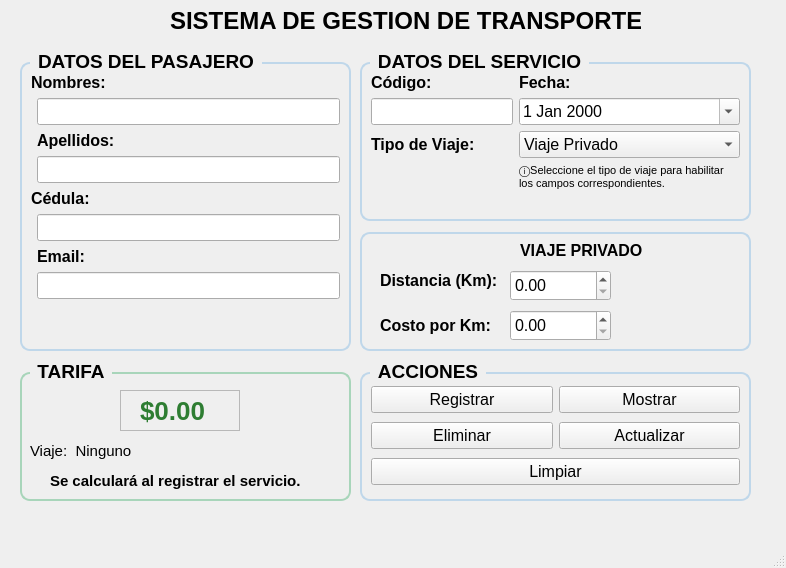
<?xml version="1.0" encoding="UTF-8"?>
<ui version="4.0">
 <class>MainWindow</class>
 <widget class="QMainWindow" name="MainWindow">
  <property name="geometry">
   <rect>
    <x>0</x>
    <y>0</y>
    <width>786</width>
    <height>568</height>
   </rect>
  </property>
  <property name="font">
   <font>
    <pointsize>12</pointsize>
   </font>
  </property>
  <property name="windowTitle">
   <string>MainWindow</string>
  </property>
  <widget class="QWidget" name="centralwidget">
   <widget class="QLabel" name="lblregistro">
    <property name="geometry">
     <rect>
      <x>170</x>
      <y>0</y>
      <width>471</width>
      <height>41</height>
     </rect>
    </property>
    <property name="font">
     <font>
      <family>Segoe UI</family>
      <pointsize>18</pointsize>
      <weight>75</weight>
      <italic>false</italic>
      <bold>true</bold>
     </font>
    </property>
    <property name="text">
     <string>SISTEMA DE GESTION DE TRANSPORTE</string>
    </property>
   </widget>
   <widget class="QGroupBox" name="gbpasajero">
    <property name="geometry">
     <rect>
      <x>20</x>
      <y>50</y>
      <width>331</width>
      <height>301</height>
     </rect>
    </property>
    <property name="font">
     <font>
      <family>Segoe UI</family>
      <pointsize>14</pointsize>
      <weight>75</weight>
      <bold>true</bold>
     </font>
    </property>
    <property name="styleSheet">
     <string notr="true">QGroupBox{
    border: 2px solid #BFD7EA;
    border-radius:10px;
    margin-top:12px;
    font-weight:bold;
}

QGroupBox::title{
    subcontrol-origin: margin;
    left:10px;
    padding:0 5px;
}</string>
    </property>
    <property name="title">
     <string>DATOS DEL PASAJERO</string>
    </property>
    <layout class="QFormLayout" name="formLayout_2">
     <item row="0" column="0" colspan="2">
      <widget class="QLabel" name="lblnombre">
       <property name="font">
        <font>
         <pointsize>12</pointsize>
         <weight>75</weight>
         <bold>true</bold>
        </font>
       </property>
       <property name="text">
        <string>Nombres:</string>
       </property>
      </widget>
     </item>
     <item row="1" column="1">
      <widget class="QLineEdit" name="txtnombre">
       <property name="font">
        <font>
         <pointsize>12</pointsize>
         <weight>50</weight>
         <bold>false</bold>
        </font>
       </property>
      </widget>
     </item>
     <item row="2" column="1">
      <widget class="QLabel" name="lblapellido">
       <property name="font">
        <font>
         <pointsize>12</pointsize>
         <weight>75</weight>
         <bold>true</bold>
        </font>
       </property>
       <property name="text">
        <string>Apellidos:</string>
       </property>
      </widget>
     </item>
     <item row="4" column="1">
      <widget class="QLineEdit" name="txtapellido">
       <property name="font">
        <font>
         <pointsize>12</pointsize>
         <weight>50</weight>
         <bold>false</bold>
        </font>
       </property>
      </widget>
     </item>
     <item row="5" column="0" colspan="2">
      <widget class="QLabel" name="lblcedula">
       <property name="font">
        <font>
         <family>Segoe UI</family>
         <pointsize>12</pointsize>
         <weight>75</weight>
         <bold>true</bold>
        </font>
       </property>
       <property name="text">
        <string>Cédula:</string>
       </property>
      </widget>
     </item>
     <item row="6" column="1">
      <widget class="QLineEdit" name="txtcedula">
       <property name="font">
        <font>
         <pointsize>12</pointsize>
         <weight>50</weight>
         <bold>false</bold>
        </font>
       </property>
      </widget>
     </item>
     <item row="8" column="1">
      <widget class="QLabel" name="lblemail">
       <property name="font">
        <font>
         <pointsize>12</pointsize>
         <weight>75</weight>
         <bold>true</bold>
        </font>
       </property>
       <property name="text">
        <string>Email: </string>
       </property>
      </widget>
     </item>
     <item row="9" column="1">
      <widget class="QLineEdit" name="txtemail">
       <property name="font">
        <font>
         <pointsize>12</pointsize>
         <weight>50</weight>
         <bold>false</bold>
        </font>
       </property>
      </widget>
     </item>
    </layout>
   </widget>
   <widget class="QGroupBox" name="gbservicio">
    <property name="geometry">
     <rect>
      <x>360</x>
      <y>50</y>
      <width>391</width>
      <height>171</height>
     </rect>
    </property>
    <property name="font">
     <font>
      <family>Segoe UI</family>
      <pointsize>14</pointsize>
      <weight>75</weight>
      <bold>true</bold>
     </font>
    </property>
    <property name="styleSheet">
     <string notr="true">QGroupBox{
    border: 2px solid #BFD7EA;
    border-radius:10px;
    margin-top:12px;
    font-weight:bold;
}

QGroupBox::title{
    subcontrol-origin: margin;
    left:10px;
    padding:0 5px;
}
</string>
    </property>
    <property name="title">
     <string>DATOS DEL SERVICIO</string>
    </property>
    <layout class="QFormLayout" name="formLayout">
     <item row="0" column="0">
      <widget class="QLabel" name="lblcodigo">
       <property name="font">
        <font>
         <family>Segoe UI</family>
         <pointsize>12</pointsize>
         <weight>75</weight>
         <bold>true</bold>
        </font>
       </property>
       <property name="text">
        <string>Código: </string>
       </property>
      </widget>
     </item>
     <item row="0" column="1">
      <widget class="QLabel" name="lblfecha">
       <property name="font">
        <font>
         <family>Segoe UI</family>
         <pointsize>12</pointsize>
         <weight>75</weight>
         <bold>true</bold>
        </font>
       </property>
       <property name="text">
        <string>Fecha:</string>
       </property>
      </widget>
     </item>
     <item row="1" column="0">
      <widget class="QLineEdit" name="txtcodigo">
       <property name="font">
        <font>
         <pointsize>12</pointsize>
         <weight>50</weight>
         <bold>false</bold>
        </font>
       </property>
       <property name="readOnly">
        <bool>false</bool>
       </property>
      </widget>
     </item>
     <item row="1" column="1">
      <widget class="QDateEdit" name="dtfecha">
       <property name="font">
        <font>
         <pointsize>12</pointsize>
         <weight>50</weight>
         <bold>false</bold>
        </font>
       </property>
       <property name="calendarPopup">
        <bool>true</bool>
       </property>
      </widget>
     </item>
     <item row="2" column="0">
      <widget class="QLabel" name="lbltipoviaje">
       <property name="font">
        <font>
         <family>Segoe UI</family>
         <pointsize>12</pointsize>
         <weight>75</weight>
         <bold>true</bold>
        </font>
       </property>
       <property name="text">
        <string>Tipo de Viaje:</string>
       </property>
      </widget>
     </item>
     <item row="2" column="1">
      <widget class="QComboBox" name="cmbtipoviaje">
       <property name="font">
        <font>
         <pointsize>12</pointsize>
         <weight>50</weight>
         <bold>false</bold>
        </font>
       </property>
       <item>
        <property name="text">
         <string>Viaje Privado</string>
        </property>
       </item>
       <item>
        <property name="text">
         <string>Viaje Urbano</string>
        </property>
       </item>
      </widget>
     </item>
     <item row="3" column="1">
      <widget class="QLabel" name="lbltexto1">
       <property name="font">
        <font>
         <family>Segoe UI</family>
         <pointsize>8</pointsize>
        </font>
       </property>
       <property name="text">
        <string>ⓘSeleccione el tipo de viaje para habilitar los campos correspondientes.</string>
       </property>
       <property name="wordWrap">
        <bool>true</bool>
       </property>
      </widget>
     </item>
    </layout>
   </widget>
   <widget class="QGroupBox" name="groupBox">
    <property name="geometry">
     <rect>
      <x>360</x>
      <y>220</y>
      <width>391</width>
      <height>131</height>
     </rect>
    </property>
    <property name="styleSheet">
     <string notr="true">QGroupBox{
    border: 2px solid #BFD7EA;
    border-radius:10px;
    margin-top:12px;
    font-weight:bold;
}

QGroupBox::title{
    subcontrol-origin: margin;
    left:10px;
    padding:0 5px;
}
</string>
    </property>
    <property name="title">
     <string/>
    </property>
    <widget class="QStackedWidget" name="swviajes">
     <property name="geometry">
      <rect>
       <x>10</x>
       <y>20</y>
       <width>371</width>
       <height>101</height>
      </rect>
     </property>
     <property name="currentIndex">
      <number>0</number>
     </property>
     <widget class="QWidget" name="page">
      <widget class="QLabel" name="lbldistancia">
       <property name="geometry">
        <rect>
         <x>10</x>
         <y>30</y>
         <width>121</width>
         <height>21</height>
        </rect>
       </property>
       <property name="font">
        <font>
         <family>Segoe UI</family>
         <pointsize>12</pointsize>
         <weight>75</weight>
         <bold>true</bold>
        </font>
       </property>
       <property name="text">
        <string>Distancia (Km):</string>
       </property>
      </widget>
      <widget class="QLabel" name="lblcosto">
       <property name="geometry">
        <rect>
         <x>10</x>
         <y>70</y>
         <width>131</width>
         <height>31</height>
        </rect>
       </property>
       <property name="font">
        <font>
         <family>Segoe UI</family>
         <pointsize>12</pointsize>
         <weight>75</weight>
         <bold>true</bold>
        </font>
       </property>
       <property name="text">
        <string>Costo por Km:</string>
       </property>
      </widget>
      <widget class="QDoubleSpinBox" name="dsbdistancia">
       <property name="geometry">
        <rect>
         <x>140</x>
         <y>30</y>
         <width>101</width>
         <height>31</height>
        </rect>
       </property>
       <property name="font">
        <font>
         <family>Segoe UI</family>
         <pointsize>12</pointsize>
        </font>
       </property>
      </widget>
      <widget class="QDoubleSpinBox" name="dsbcosto">
       <property name="geometry">
        <rect>
         <x>140</x>
         <y>70</y>
         <width>101</width>
         <height>31</height>
        </rect>
       </property>
       <property name="font">
        <font>
         <family>Segoe UI</family>
         <pointsize>12</pointsize>
        </font>
       </property>
      </widget>
      <widget class="QLabel" name="lblprivado">
       <property name="geometry">
        <rect>
         <x>150</x>
         <y>0</y>
         <width>131</width>
         <height>21</height>
        </rect>
       </property>
       <property name="font">
        <font>
         <family>Segoe UI</family>
         <pointsize>12</pointsize>
         <weight>75</weight>
         <bold>true</bold>
         <underline>false</underline>
        </font>
       </property>
       <property name="text">
        <string>VIAJE PRIVADO</string>
       </property>
      </widget>
     </widget>
     <widget class="QWidget" name="page_2">
      <widget class="QLabel" name="lblestaciones">
       <property name="geometry">
        <rect>
         <x>10</x>
         <y>30</y>
         <width>131</width>
         <height>71</height>
        </rect>
       </property>
       <property name="font">
        <font>
         <family>Segoe UI</family>
         <pointsize>12</pointsize>
         <weight>75</weight>
         <bold>true</bold>
        </font>
       </property>
       <property name="text">
        <string>&lt;html&gt;&lt;head/&gt;&lt;body&gt;&lt;p&gt;Cantidad de&lt;/p&gt;&lt;p&gt;estaciones:&lt;/p&gt;&lt;p&gt;&lt;br/&gt;&lt;/p&gt;&lt;/body&gt;&lt;/html&gt;</string>
       </property>
      </widget>
      <widget class="QSpinBox" name="sbestaciones">
       <property name="geometry">
        <rect>
         <x>140</x>
         <y>40</y>
         <width>111</width>
         <height>31</height>
        </rect>
       </property>
       <property name="font">
        <font>
         <family>Segoe UI</family>
         <pointsize>12</pointsize>
        </font>
       </property>
      </widget>
      <widget class="QLabel" name="lblurbano">
       <property name="geometry">
        <rect>
         <x>150</x>
         <y>0</y>
         <width>141</width>
         <height>31</height>
        </rect>
       </property>
       <property name="font">
        <font>
         <family>Segoe UI</family>
         <pointsize>12</pointsize>
         <weight>75</weight>
         <bold>true</bold>
        </font>
       </property>
       <property name="text">
        <string>VIAJE URBANO</string>
       </property>
      </widget>
     </widget>
    </widget>
   </widget>
   <widget class="QGroupBox" name="gbresultado">
    <property name="geometry">
     <rect>
      <x>20</x>
      <y>360</y>
      <width>331</width>
      <height>141</height>
     </rect>
    </property>
    <property name="font">
     <font>
      <family>Segoe UI</family>
      <pointsize>14</pointsize>
      <weight>75</weight>
      <bold>true</bold>
     </font>
    </property>
    <property name="styleSheet">
     <string notr="true">QGroupBox {
    border: 2px solid #A8D5BA;
    border-radius: 10px;
    margin-top: 12px;
    font-weight: bold;
   
}

QGroupBox::title {
    subcontrol-origin: margin;
    left: 10px;
    padding: 0 5px;
}</string>
    </property>
    <property name="title">
     <string>TARIFA</string>
    </property>
    <widget class="QFrame" name="fmtarifa">
     <property name="geometry">
      <rect>
       <x>100</x>
       <y>30</y>
       <width>120</width>
       <height>41</height>
      </rect>
     </property>
     <property name="font">
      <font>
       <pointsize>15</pointsize>
      </font>
     </property>
     <property name="frameShape">
      <enum>QFrame::StyledPanel</enum>
     </property>
     <property name="frameShadow">
      <enum>QFrame::Raised</enum>
     </property>
     <widget class="QLabel" name="lbltarifa">
      <property name="geometry">
       <rect>
        <x>20</x>
        <y>0</y>
        <width>81</width>
        <height>41</height>
       </rect>
      </property>
      <property name="font">
       <font>
        <pointsize>-1</pointsize>
        <weight>75</weight>
        <bold>true</bold>
       </font>
      </property>
      <property name="styleSheet">
       <string notr="true">color:#2E7D32;
font-size:26px;
font-weight:bold;</string>
      </property>
      <property name="text">
       <string>$0.00 </string>
      </property>
     </widget>
    </widget>
    <widget class="QLabel" name="lblviaje">
     <property name="geometry">
      <rect>
       <x>10</x>
       <y>80</y>
       <width>151</width>
       <height>21</height>
      </rect>
     </property>
     <property name="font">
      <font>
       <pointsize>11</pointsize>
       <weight>50</weight>
       <bold>false</bold>
      </font>
     </property>
     <property name="styleSheet">
      <string notr="true"/>
     </property>
     <property name="text">
      <string>Viaje:  Ninguno</string>
     </property>
    </widget>
    <widget class="QLabel" name="lbltexto2">
     <property name="geometry">
      <rect>
       <x>30</x>
       <y>100</y>
       <width>291</width>
       <height>41</height>
      </rect>
     </property>
     <property name="font">
      <font>
       <pointsize>11</pointsize>
       <weight>75</weight>
       <bold>true</bold>
      </font>
     </property>
     <property name="styleSheet">
      <string notr="true"/>
     </property>
     <property name="text">
      <string>Se calculará al registrar el servicio. </string>
     </property>
    </widget>
   </widget>
   <widget class="QGroupBox" name="gbacciones">
    <property name="geometry">
     <rect>
      <x>360</x>
      <y>360</y>
      <width>391</width>
      <height>141</height>
     </rect>
    </property>
    <property name="font">
     <font>
      <family>Segoe UI</family>
      <pointsize>14</pointsize>
      <weight>75</weight>
      <bold>true</bold>
     </font>
    </property>
    <property name="styleSheet">
     <string notr="true">QGroupBox{
    border: 2px solid #BFD7EA;
    border-radius:10px;
    margin-top:12px;
    font-weight:bold;
}

QGroupBox::title{
    subcontrol-origin: margin;
    left:10px;
    padding:0 5px;
}
</string>
    </property>
    <property name="title">
     <string>ACCIONES</string>
    </property>
    <layout class="QGridLayout" name="gridLayout">
     <item row="1" column="0">
      <widget class="QPushButton" name="btneliminar">
       <property name="font">
        <font>
         <pointsize>12</pointsize>
        </font>
       </property>
       <property name="styleSheet">
        <string notr="true"/>
       </property>
       <property name="text">
        <string>Eliminar</string>
       </property>
      </widget>
     </item>
     <item row="0" column="0">
      <widget class="QPushButton" name="btnregistrar">
       <property name="font">
        <font>
         <pointsize>12</pointsize>
        </font>
       </property>
       <property name="styleSheet">
        <string notr="true"/>
       </property>
       <property name="text">
        <string>Registrar</string>
       </property>
      </widget>
     </item>
     <item row="1" column="1">
      <widget class="QPushButton" name="btnactualizar">
       <property name="font">
        <font>
         <pointsize>12</pointsize>
        </font>
       </property>
       <property name="text">
        <string>Actualizar</string>
       </property>
      </widget>
     </item>
     <item row="0" column="1">
      <widget class="QPushButton" name="btnmostrar">
       <property name="font">
        <font>
         <pointsize>12</pointsize>
        </font>
       </property>
       <property name="styleSheet">
        <string notr="true"/>
       </property>
       <property name="text">
        <string>Mostrar</string>
       </property>
      </widget>
     </item>
     <item row="2" column="0" colspan="2">
      <widget class="QPushButton" name="btnlimpiar">
       <property name="font">
        <font>
         <pointsize>12</pointsize>
        </font>
       </property>
       <property name="text">
        <string>Limpiar</string>
       </property>
      </widget>
     </item>
    </layout>
   </widget>
  </widget>
  <widget class="QMenuBar" name="menubar">
   <property name="geometry">
    <rect>
     <x>0</x>
     <y>0</y>
     <width>786</width>
     <height>21</height>
    </rect>
   </property>
  </widget>
  <widget class="QStatusBar" name="statusbar"/>
 </widget>
 <resources/>
 <connections/>
</ui>
